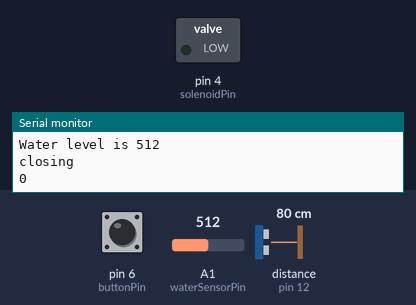
A sketch run on a simulated Arduino Uno, built with avr-gcc and run on an emulated ATmega328P. Parts: switched loads named in the sketch (green lamp = pin HIGH), the last lines printed to the serial monitor. The test bench sets the inputs (shaded band); at power-on: pin 6 (buttonPin) LOW, A1 (waterSensorPin) = 512, distance to the obstacle (sensor on pin 12) 80 cm. The echo pulse lasts 58.3 µs per cm.

Above: at 1.3 s.
1.4 s: pin 6 (buttonPin) pulled HIGH for 0.65 s
At 2.0 s:
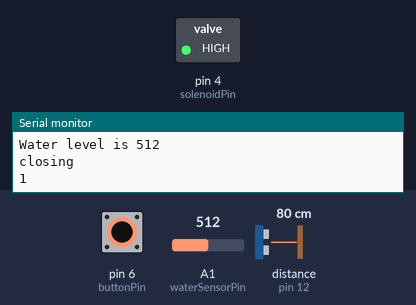
3.6 s: pin 6 (buttonPin) pulled HIGH for 3.2 s
At 7.9 s:
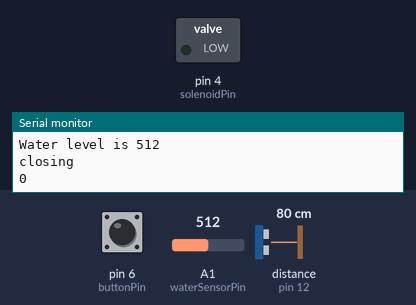
Timing chart, 0 to 9.4 s (numbered marks = the images above; inputs shaded):
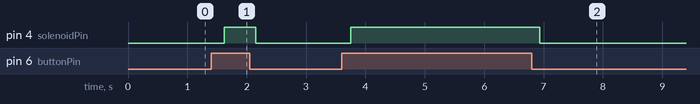

Measured:
- after the input at 1.4 s, pin 4 (solenoidPin): LOW → HIGH after 0.22 s, → LOW 0.53 s later
- after the input at 3.6 s, pin 4 (solenoidPin): LOW → HIGH after 0.15 s, → LOW 3.2 s later

The sketch:

WaterDispenserFinalBuild.ino
```cpp
#include <SR04.h>

int waterSensorPin = 1;
int solenoidPin = 4;
int buttonPin = 6;
int trigPin = 12;
int echoPin = 11;
SR04 sr04 = SR04(echoPin, trigPin);
long distance;

char printBuffer[128];
int outputState = HIGH;
int reading;
int currentState = LOW;
long time = 0;
long debounce = 200;


void setup() {
  // put your setup code here, to run once:
  pinMode(buttonPin, INPUT);
  pinMode(solenoidPin, OUTPUT);
  digitalWrite(solenoidPin, LOW);
  Serial.begin(9600);
}

void loop() {
  reading = digitalRead(buttonPin);
  distance = sr04.Distance();
  Serial.print(distance);
  Serial.println("cm");
  Serial.println(reading);
  int waterLevel = analogRead(waterSensorPin);
  sprintf(printBuffer, "Water level is %d", waterLevel);
  Serial.println(printBuffer);
  // Turns on the system when detect button press and if system is off; sets state to on
   if (waterLevel > 140){
    currentState = LOW;
    digitalWrite(solenoidPin, LOW);
    Serial.println("closing");
  }
  if (reading == HIGH && millis() - time > debounce){
    currentState = HIGH;
    time = millis();
  }
  if (currentState == HIGH){
    //execute code here
    digitalWrite(solenoidPin, HIGH);
  }
  Serial.println(reading);
  delay(500);
}
```
